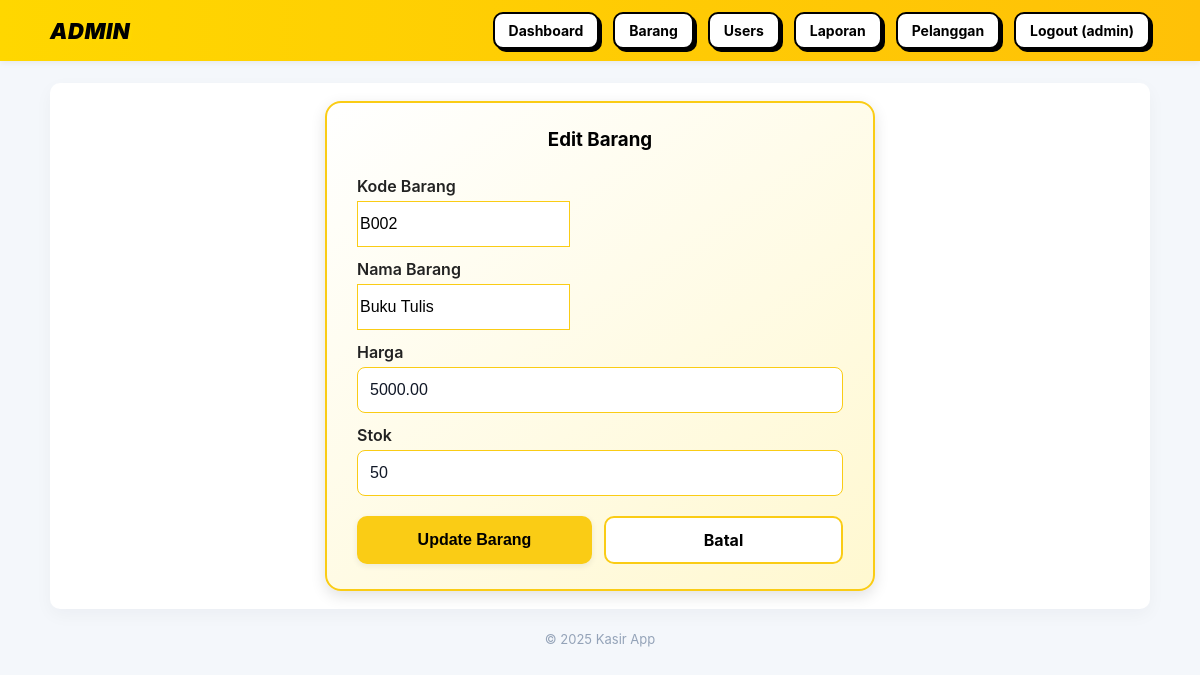
The app's page /admin/barang_edit.php?id=2 (signed in) with its own data.
### tables this page shows
CREATE TABLE barang (
  id_barang INT AUTO_INCREMENT PRIMARY KEY,
  kode_barang VARCHAR(50) NOT NULL UNIQUE,
  nama_barang VARCHAR(255) NOT NULL,
  harga DECIMAL(12,2) NOT NULL DEFAULT 0,
  stok INT NOT NULL DEFAULT 0,
  is_active TINYINT(1) NOT NULL DEFAULT 1
);

### admin/barang_edit.php (the view, shortened to what this page needs)
<?php
require_once __DIR__ . '/../config.php';
$id = (int)($_GET['id'] ?? 0);
$stmt = $pdo->prepare('SELECT * FROM barang WHERE id_barang = ?');
$stmt->execute([$id]);
$b = $stmt->fetch(PDO::FETCH_ASSOC);
require '../includes/header.php';
?>
<div class="edit-box mt-4">
    <h3>Edit Barang</h3>
    <form method="post" action="barang.php">
        <div class="mb-3">
            <label>Kode Barang</label>
            <input name="kode" class="form-control" value="<?= htmlspecialchars($b['kode_barang']) ?>" required/>
        </div>
        <div class="mb-3">
            <label>Nama Barang</label>
            <input name="nama" class="form-control" value="<?= htmlspecialchars($b['nama_barang']) ?>" required/>
        </div>
        <div class="mb-3">
            <label>Harga</label>
            <input name="harga" type="number" step="0.01" class="form-control" value="<?= $b['harga'] ?>" required/>
        </div>
        <div class="mb-4">
            <label>Stok</label>
            <input name="stok" type="number" class="form-control" value="<?= $b['stok'] ?>" required/>
        </div>
        <div class="btn-group">
            <button type="submit" class="btn-update">Update Barang</button>
            <a href="barang.php" class="btn-cancel">Batal</a>
        </div>
    </form>
</div>
<?php require '../includes/footer.php'; ?>

### includes/header.php (style rules this page uses)
:root { --bg:#f4f7fb; --card:#ffffff; --muted:#6b7280; --accent:#FFD700; --accent-2:#FFC107; --success:#2ea44f; --danger:#d64545; --radius:10px; }
* { box-sizing:border-box }
body { margin:0; font-family: Inter, system-ui, -apple-system, "Segoe UI", Roboto, "Helvetica Neue", Arial; background:var(--bg); color:#222; }
h1,h2,h3 { margin:0 0 12px 0; color:#1f2937; }
label { display:block; font-weight:600; margin-bottom:6px; color:#374151; }
input[type="text"], input[type="number"], input[type="date"], input[type="password"], select { width:100%; padding:10px 12px; border:1px solid #e6eef4; border-radius:8px; background:#fff; font-size:14px; color:#111827; }
button, .btn { display:inline-block; padding:10px 14px; border-radius:8px; cursor:pointer; border:none; font-weight:600; background:var(--accent); color:white; box-shadow:0 2px 6px rgba(16,24,40,0.08); }
.mb-3 { margin-bottom:12px; }

### admin/barang_edit.php (style rules this page uses)
.edit-box { max-width: 550px; margin: 0 auto; background: linear-gradient(145deg, #ffffff, #fff8d0); padding: 25px 30px; border-radius: 16px; box-shadow: 0 5px 15px rgba(0, 0, 0, 0.12); border: 2px solid #facc15; animation: fadeIn 0.5s ease; }
.edit-box h3 { text-align: center; font-weight: 700; margin-bottom: 25px; color: #000; }
.edit-box label { font-weight: 600; color: #222; margin-bottom: 5px; }
.edit-box input.form-control { height: 46px; font-size: 16px; border: 1.8px solid #facc15; box-shadow: none; transition: all 0.2s ease; }
.edit-box .btn-group { display: flex; gap: 12px; margin-top: 20px; }
.edit-box button.btn-update { background-color: #facc15; border: none; color: #000; font-weight: 700; flex: 1; padding: 12px; font-size: 16px; border-radius: 10px; transition: 0.3s ease; }
.edit-box a.btn-cancel { background-color: #fff; border: 2px solid #facc15; color: #000; font-weight: 700; flex: 1; text-align: center; padding: 12px; font-size: 16px; border-radius: 10px; text-decoration: none; display: inline-block; transition: 0.3s ease; }

### records on screen
barang: kode "B002", nama "Buku Tulis", harga "5000.00", stok "50"

### other values on screen
$_SESSION['user']['role'] "ADMIN"
$_SESSION['user']['username'] "admin"
